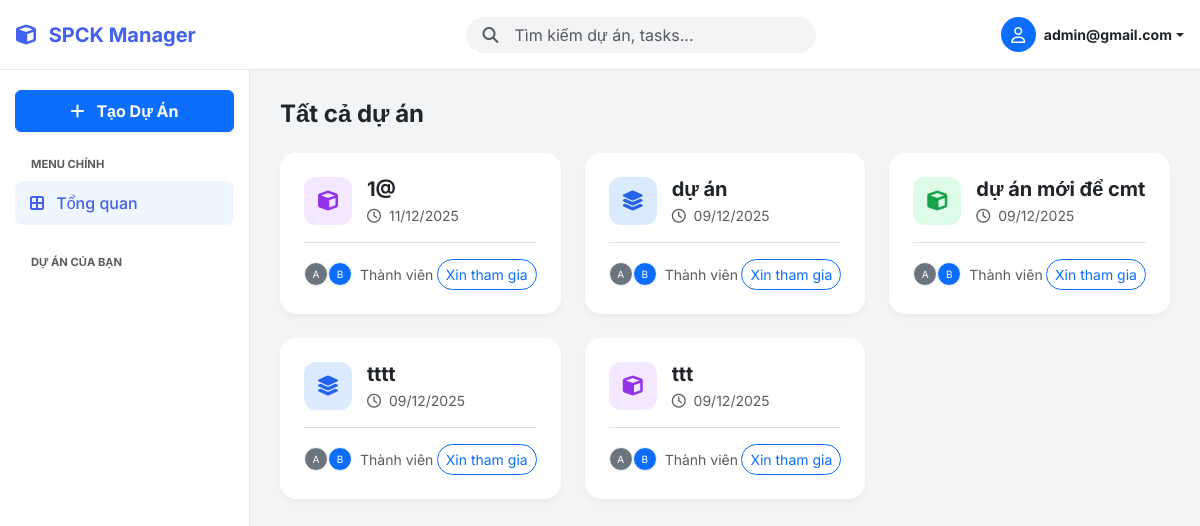
Page /dashboard.php (signed in) on the earlier database version.
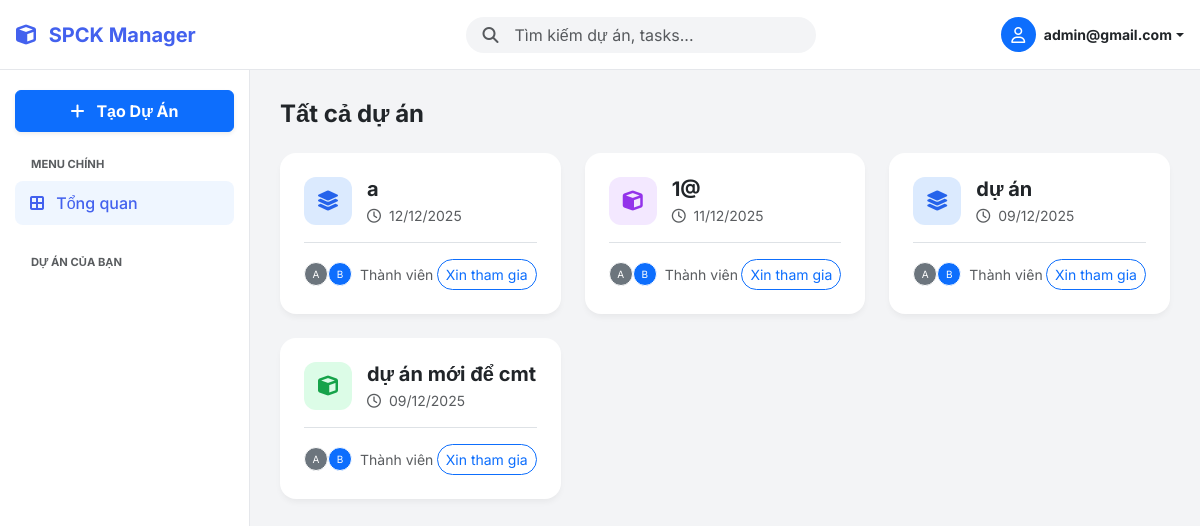
Same page on the later database version.
### tables this page shows
CREATE TABLE `projects` (
  `id` int NOT NULL,
  `title` varchar(255) NOT NULL,
  `description` text,
  `created_at` timestamp NOT NULL DEFAULT CURRENT_TIMESTAMP
);

### dashboard.php (the view, shortened to what this page needs)
<?php
require 'config.php';
$search_query = "";
$all_projects = [];
if (isset($_GET['q']) && !empty($_GET['q'])) {
    $search_query = trim($_GET['q']);
    $term = "%" . $search_query . "%";
    $stmt_search = $conn->prepare("SELECT * FROM projects WHERE title LIKE ? OR description LIKE ? ORDER BY created_at DESC");
    $stmt_search->bind_param("ss", $term, $term);
    $stmt_search->execute();
    $all_projects = $stmt_search->get_result()->fetch_all(MYSQLI_ASSOC);
} else {
    $all_projects = $conn->query("SELECT * FROM projects ORDER BY created_at DESC")->fetch_all(MYSQLI_ASSOC);
}
$view_project_id = isset($_GET['view_project_id']) ? $_GET['view_project_id'] : null;
$projects_to_show = [];
if ($view_project_id) {
    $stmt_one = $conn->prepare("SELECT * FROM projects WHERE id = ?");
    $stmt_one->bind_param("i", $view_project_id);
    $stmt_one->execute();
    $res_one = $stmt_one->get_result();
    if($res_one->num_rows > 0) {
        $projects_to_show[] = $res_one->fetch_assoc();
    }
} else {
    $projects_to_show = $all_projects;
}
$my_roles = [];
$my_requests = [];
?>
<!DOCTYPE html>
<html lang="vi">
<head>
    <link href="https://cdn.jsdelivr.net/npm/bootstrap@5.3.0/dist/css/bootstrap.min.css" rel="stylesheet">
    <link rel="stylesheet" href="https://cdnjs.cloudflare.com/ajax/libs/font-awesome/6.4.0/css/all.min.css">
</head>
<body>
    <nav class="navbar fixed-top px-3">
        <div class="d-flex align-items-center">
            <a class="navbar-brand text-start" href="dashboard.php">
                <i class="fa-solid fa-cube me-2"></i> SPCK Manager
            </a>
        </div>
        <div class="search-bar d-none d-md-block mx-auto">
            <form action="dashboard.php" method="GET" class="position-relative">
                <i class="fa-solid fa-magnifying-glass position-absolute top-50 start-0 translate-middle-y ms-3 text-muted"></i>
                <input type="text" name="q" class="form-control rounded-pill ps-5"
                       placeholder="Tìm kiếm dự án, tasks..."
                       value="<?= htmlspecialchars($search_query) ?>">
            </form>
        </div>
        <div class="d-flex align-items-center gap-3">
            <div class="dropdown">
                <a href="#" class="d-flex align-items-center text-decoration-none text-dark dropdown-toggle" data-bs-toggle="dropdown">
                    <div class="bg-primary text-white rounded-circle d-flex align-items-center justify-content-center me-2" style="width: 35px; height: 35px;">
                        <i class="fa-regular fa-user"></i>
                    </div>
                    <span class="d-none d-sm-inline small fw-bold"><?= htmlspecialchars($_SESSION['user_email']) ?></span>
                </a>
            </div>
        </div>
    </nav>
    <nav class="sidebar">
        <div class="d-grid mb-4">
            <button class="btn btn-primary fw-bold py-2 shadow-sm" data-bs-toggle="modal" data-bs-target="#createProjectModal">
                <i class="fa-solid fa-plus me-2"></i> Tạo Dự Án
            </button>
        </div>
        <small class="text-uppercase text-muted fw-bold ps-3 mb-2 d-block" style="font-size: 0.7rem;">Menu Chính</small>
        <div class="nav flex-column mb-4">
            <a href="dashboard.php" class="nav-link <?= (!$view_project_id && $search_query == '') ? 'active' : '' ?>">
                <i class="fa-solid fa-border-all me-2"></i> Tổng quan
            </a>
        </div>
        <small class="text-uppercase text-muted fw-bold ps-3 mb-2 d-block" style="font-size: 0.7rem;">Dự án của bạn</small>
    </nav>
    <main class="main-content">
        <div class="d-flex justify-content-between align-items-center mb-4">
            <h4 class="fw-bold m-0 text-dark">
                <?php if($view_project_id): ?>
                    <a href="dashboard.php" class="text-muted text-decoration-none fw-normal">Dự án /</a> Chi tiết
                <?php elseif($search_query): ?>
                    Kết quả tìm kiếm: "<?= htmlspecialchars($search_query) ?>"
                <?php else: ?>
                    Tất cả dự án
                <?php endif; ?>
            </h4>
        </div>
        <?php if (empty($projects_to_show)): ?>
            <div class="text-center py-5 text-muted">
                <i class="fa-solid fa-magnifying-glass fa-2x mb-3 opacity-25"></i>
                <p>Không tìm thấy dự án nào.</p>
            </div>
        <?php else: ?>
            <?php if (!$view_project_id): ?>
                <div class="row g-4">
                    <?php foreach ($projects_to_show as $pj):
                        $pj_id = $pj['id'];
                        $my_role = $my_roles[$pj_id] ?? null;
                        $icon_bg = ($pj_id % 2 == 0) ? 'icon-blue' : (($pj_id % 3 == 0) ? 'icon-green' : 'icon-purple');
                        $icon_class = ($pj_id % 2 == 0) ? 'fa-layer-group' : 'fa-cube';
                    ?>
                    <div class="col-md-6 col-xl-4">
                        <div class="project-card p-4 h-100 d-flex flex-column position-relative">
                            <div class="d-flex align-items-start mb-3">
                                <div class="project-icon <?= $icon_bg ?>">
                                    <i class="fa-solid <?= $icon_class ?>"></i>
                                </div>
                                <div class="flex-grow-1">
                                    <h5 class="fw-bold text-dark mb-1 text-truncate"><?= htmlspecialchars($pj['title']) ?></h5>
                                    <div class="text-muted small"><i class="fa-regular fa-clock me-1"></i> <?= date('d/m/Y', strtotime($pj['created_at'])) ?></div>
                                </div>
                            </div>
                            <div class="mt-auto pt-3 border-top d-flex justify-content-between align-items-center">
                                <div class="d-flex align-items-center">
                                    <div class="bg-secondary text-white rounded-circle small d-flex align-items-center justify-content-center border border-white" style="width:24px;height:24px;font-size:10px;">A</div>
                                    <div class="bg-primary text-white rounded-circle small d-flex align-items-center justify-content-center border border-white ms-n2" style="width:24px;height:24px;font-size:10px;">B</div>
                                    <span class="ms-2 small text-muted">Thành viên</span>
                                </div>
                                <?php if ($my_role): ?>
                                    <a href="dashboard.php?view_project_id=<?= $pj_id ?>" class="btn btn-sm btn-primary rounded-pill px-3 fw-bold stretched-link">
                                        Vào dự án <i class="fa-solid fa-arrow-right ms-1"></i>
                                    </a>
                                <?php else: ?>
                                    <?php if (isset($my_requests[$pj_id]) && $my_requests[$pj_id] == 'pending'): ?>
                                        <button class="btn btn-sm btn-secondary rounded-pill disabled">Đã xin vào</button>
                                    <?php else: ?>
                                        <form method="POST" class="position-relative z-2">
                                            <button class="btn btn-sm btn-outline-primary rounded-pill">Xin tham gia</button>
                                        </form>
                                    <?php endif; ?>
                                <?php endif; ?>
                            </div>
                        </div>
                    </div>
                    <?php endforeach; ?>
                </div>
            <?php endif; ?>
        <?php endif; ?>
    </main>
</body>
</html>

### dashboard.php (style rules this page uses)
:root { --primary-color: #4361ee; --bg-light: #f3f4f6; --sidebar-width: 250px; }
body { font-family: 'Inter', sans-serif; background-color: var(--bg-light); color: #1f2937; }
.navbar { background: #ffffff; height: 70px; border-bottom: 1px solid #e5e7eb; }
.navbar-brand { font-weight: 700; color: var(--primary-color) !important; width: var(--sidebar-width); text-align: center; }
.search-bar input { background-color: #f3f4f6; border: none; width: 350px; transition: all 0.3s; }
.sidebar { width: var(--sidebar-width); background: #fff; position: fixed; top: 70px; bottom: 0; left: 0; border-right: 1px solid #e5e7eb; padding: 20px 15px; overflow-y: auto; z-index: 1000; }
.main-content { margin-left: var(--sidebar-width); margin-top: 70px; padding: 30px; }
.nav-link { color: #4b5563; border-radius: 8px; padding: 10px 15px; font-weight: 500; margin-bottom: 5px; }
.nav-link:hover, .nav-link.active { background-color: #eff6ff; color: var(--primary-color); }
.project-card { border: none; border-radius: 16px; background: #fff; box-shadow: 0 4px 6px -1px rgba(0, 0, 0, 0.05); transition: transform 0.2s, box-shadow 0.2s; cursor: pointer; text-decoration: none; color: inherit; }
.project-icon { width: 48px; height: 48px; border-radius: 12px; display: flex; align-items: center; justify-content: center; font-size: 1.25rem; margin-right: 15px; }
.icon-blue { background: #dbeafe; color: #2563eb; }
.icon-purple { background: #f3e8ff; color: #9333ea; }
.icon-green { background: #dcfce7; color: #16a34a; }

Differences in the rows shown:
removed projects: title "tttt", created_at "09/12/2025"
removed projects: title "ttt", created_at "09/12/2025"
added projects: title "a", created_at "12/12/2025"
